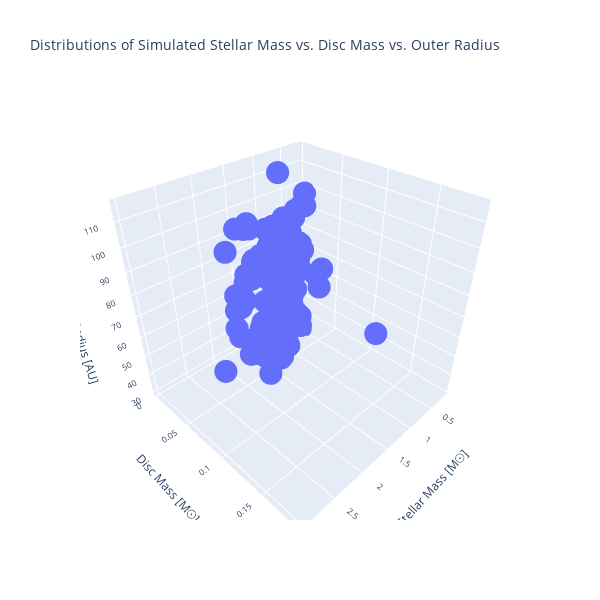

The code cell stored with this chart in its notebook:
### Markdown cell above
### Generating a 3D Scatterplot

### Code cell
# 3D Scatter Plot with square plot area
fig_3d = px.scatter_3d(df, x='m1', y='disc_m', z='R_out', 
                       title="Distributions of Simulated Stellar Mass vs. Disc Mass vs. Outer Radius",
                       labels={'m1': 'Stellar Mass [M☉]', 'disc_m': 'Disc Mass [M☉]', 'R_out': 'Outer Radius [AU]'})
fig_3d.update_layout(
    scene_aspectmode="cube",
    width=600, height=600,  # Set plot area to square
    font=dict(size=10)       # Decrease font size
)
fig_3d.show()
